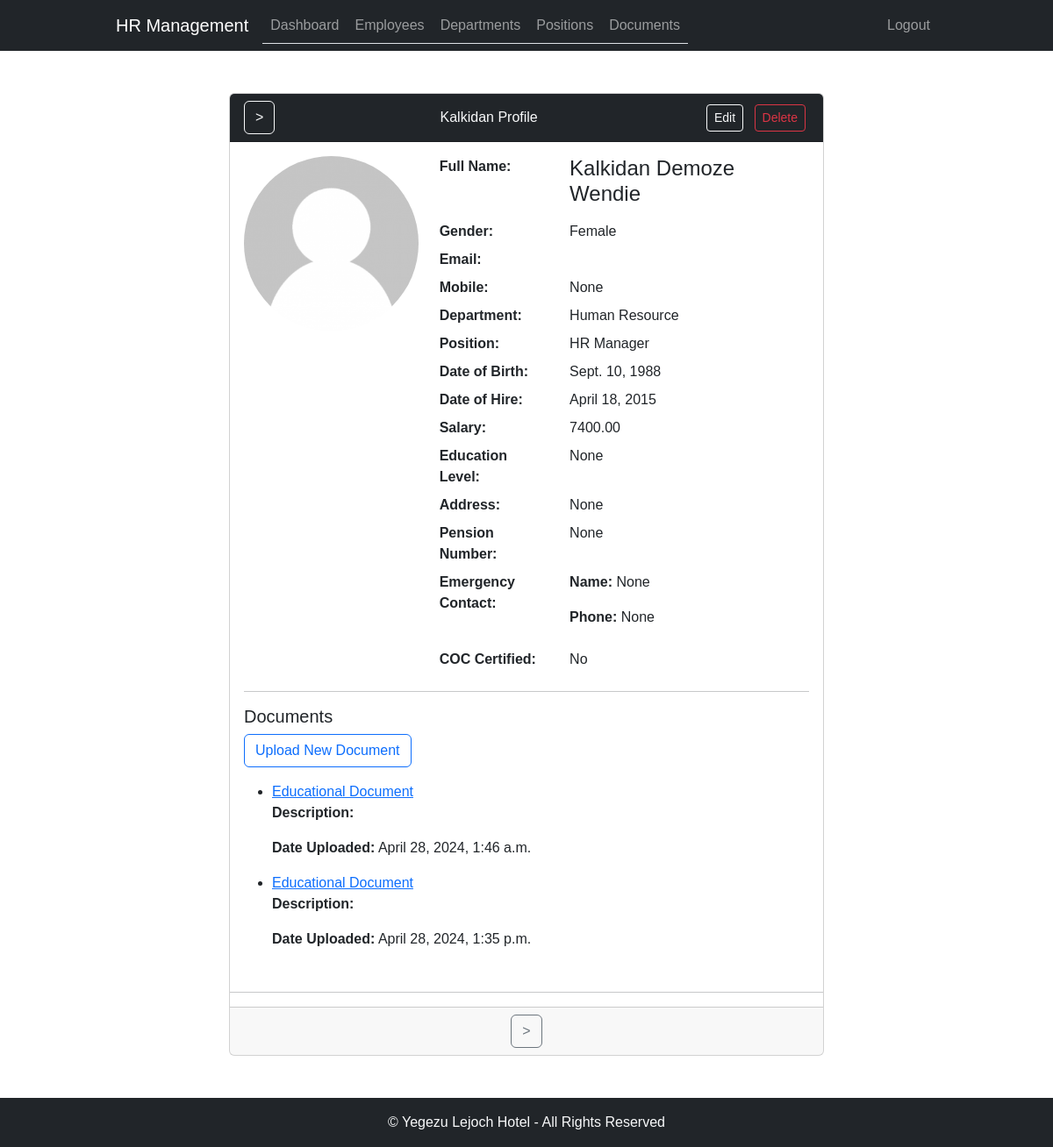
The page /employees/detail/31/ (signed in) on the database as committed earlier.
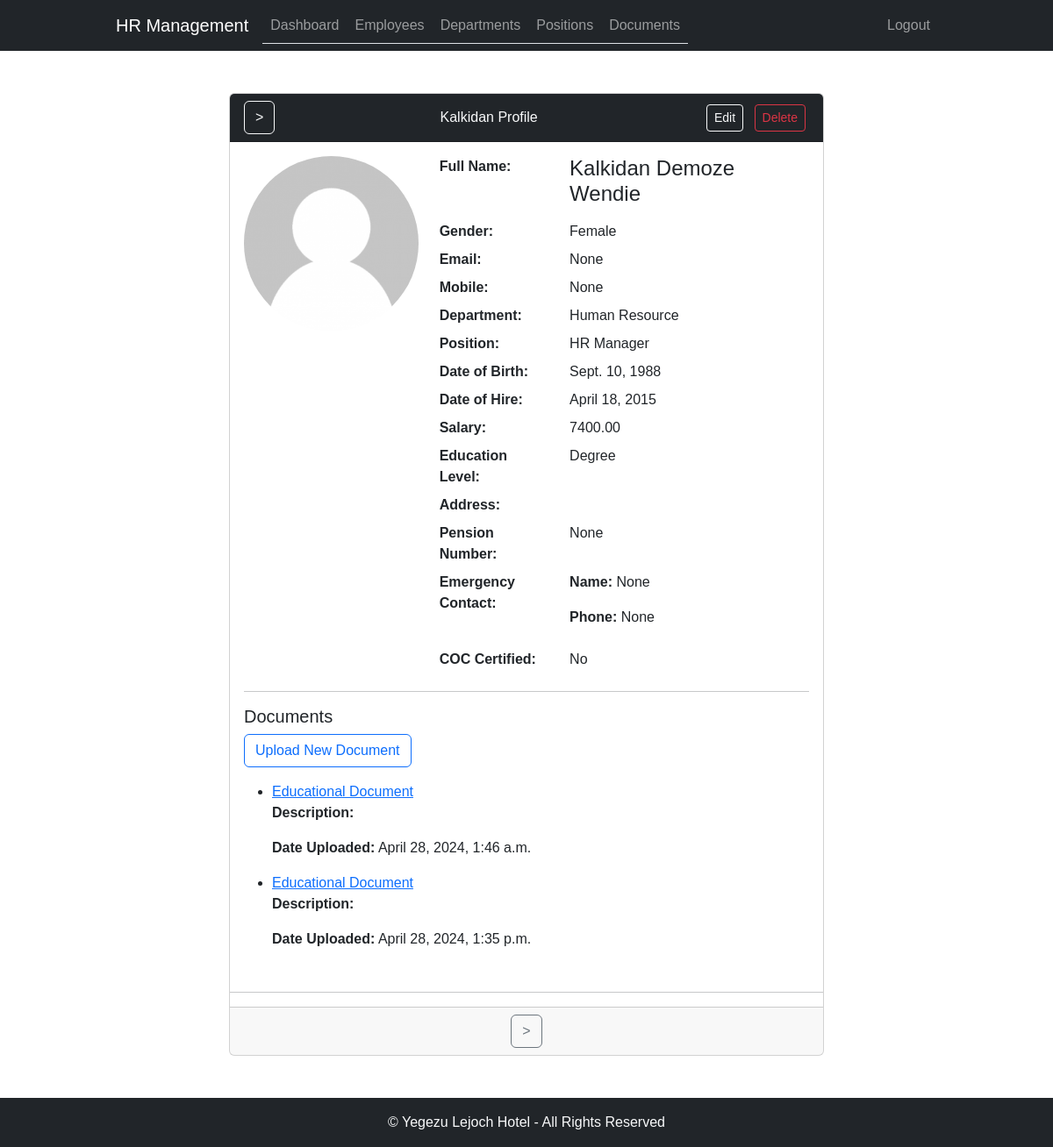
The same page on the database as committed later.
### employee_management/models.py (models this page shows, shortened)
class Employee(models.Model):
    GENDER_CHOICES = (
        ('M', 'Male'),
        ('F', 'Female'),
    )
    EDUCATION_LEVEL_CHOICES = (
        ('Master', 'Master\'s Degree'),
        ('Degree', 'Bachelor\'s Degree'),
        ('Diploma', 'Diploma'),
        ('Certificate', 'Certificate'),
        ('Grade', 'Grade'),
    )
    first_name = models.CharField(max_length=50)
    middle_name = models.CharField(max_length=50, null=True, blank=True)
    last_name = models.CharField(max_length=50, null=True, blank=True)
    gender = models.CharField(max_length=1, choices=GENDER_CHOICES, default="")
    mobile = models.CharField(max_length=15, null=True, blank=True)
    email = models.EmailField(null=True, blank=True)
    department = models.ForeignKey(Department, on_delete=models.CASCADE)
    position = models.ForeignKey(Position, on_delete=models.CASCADE)
    date_of_birth = models.DateField()
    hire_date = models.DateField()
    salary = models.DecimalField(max_digits=10, decimal_places=2)
    education_level = models.CharField(max_length=20, choices=EDUCATION_LEVEL_CHOICES, null=True, blank=True)
    address = models.TextField(null=True, blank=True)
    pension_number = models.CharField(max_length=20, null=True, blank=True)
    emergency_contact_name = models.CharField(max_length=100, null=True, blank=True)
    emergency_contact_phone = models.CharField(max_length=15, null=True, blank=True)
    is_coc_certified = models.BooleanField(default=False)
    is_active = models.BooleanField(default=True)
    picture = models.ImageField(upload_to='employee_pictures/', null=True, blank=True)

class Department(models.Model):
    name = models.CharField(max_length=50)

class Position(models.Model):
    name = models.CharField(max_length=50, unique=True)

### employee_management/views.py (the view)
# urls.py: path('employees/detail/<int:pk>/', employee_detail, name='employee_detail'),
@login_required
def employee_detail(request, pk):
    employee = get_object_or_404(Employee, pk=pk)
    documents = Document.objects.filter(employee=employee)
    next_employee = Employee.objects.filter(is_active=True, id__gt=pk).order_by('pk').first()  # Get the next employee
    previous_employee = Employee.objects.filter(is_active=True, id__lt=employee.id).order_by('-pk').first() # Get the previous employee
    context = {'employee': employee,'previous_employee': previous_employee, 'next_employee': next_employee, 'documents': documents}
    return render(request, 'employee_detail.html', context)

### employee_management/templates/employee_detail.html (shortened to what the changed rows need)
{% extends 'base.html' %}
{% load static %}
{% block content %}
<div class="container mt-5">
    <div class="row justify-content-center">
        <div class="col-md-9">
            <div class="card">
                <div class="card-header bg-dark text-light d-flex justify-content-between align-items-center">
                    <div>
                        {% if next_employee %}
                        <a href="{% url 'hrms:employee_detail' next_employee.id %}" class="btn btn-outline-light">></a>
                        {% endif %}
                    </div>
                    <div class="text-center">{{ employee.first_name}} Profile</div>
                    <div>
                        <a href="{% url 'hrms:employee_update' employee.pk %}" class="btn btn-outline-light btn-sm mx-1" style="margin-right: 10px;">Edit</a>
                        <a href="{% url 'hrms:employee_delete' employee.pk %}" class="btn btn-outline-danger btn-sm mx-1" onclick="return confirm('Are you sure you want to delete this employee?')">Delete</a>
                    </div>
                </div>
                <div class="card-body">
                    <div class="row mb-3">
                        <div class="col-md-8">
                            <div class="row mb-2">
                                <div class="col-sm-8"><h4>{{ employee.first_name }} {{ employee.middle_name }} {% if employee.last_name %} {{ employee.last_name }} {%endif %}</h4></div>
                            </div>
                            <div class="row mb-2">
                                <div class="col-sm-4"><strong>Gender:</strong></div>
                                <div class="col-sm-8">{{ employee.get_gender_display }}</div>
                            </div>
                            <div class="row mb-2">
                                <div class="col-sm-4"><strong>Email:</strong></div>
                                <div class="col-sm-8">{{ employee.email }}</div>
                            </div>
                            <div class="row mb-2">
                                <div class="col-sm-4"><strong>Mobile:</strong></div>
                                <div class="col-sm-8">{{ employee.mobile }}</div>
                            </div>
                            <div class="row mb-2">
                                <div class="col-sm-4"><strong>Department:</strong></div>
                                <div class="col-sm-8">{{ employee.department.name }}</div>
                            </div>
                            <div class="row mb-2">
                                <div class="col-sm-4"><strong>Position:</strong></div>
                                <div class="col-sm-8">{{ employee.position.name }}</div>
                            </div>
                            <div class="row mb-2">
                                <div class="col-sm-4"><strong>Date of Birth:</strong></div>
                                <div class="col-sm-8">{{ employee.date_of_birth }}</div>
                            </div>
                            <div class="row mb-2">
                                <div class="col-sm-4"><strong>Date of Hire:</strong></div>
                                <div class="col-sm-8">{{ employee.hire_date }}</div>
                            </div>
                            <div class="row mb-2">
                                <div class="col-sm-4"><strong>Salary:</strong></div>
                                <div class="col-sm-8">{{ employee.salary }}</div>
                            </div>
                            <div class="row mb-2">
                                <div class="col-sm-4"><strong>Education Level:</strong></div>
                                <div class="col-sm-8">{{ employee.education_level }}</div>
                            </div>
                            <div class="row mb-2">
                                <div class="col-sm-4"><strong>Address:</strong></div>
                                <div class="col-sm-8">{{ employee.address }}</div>
                            </div>
                            <div class="row mb-2">
                                <div class="col-sm-4"><strong>Pension Number:</strong></div>
                                <div class="col-sm-8">{{ employee.pension_number }}</div>
                            </div>
                            <div class="row mb-2">
                                <div class="col-sm-8">
                                    <p><strong>Name:</strong> {{ employee.emergency_contact_name }}</p>
                                    <p><strong>Phone:</strong> {{ employee.emergency_contact_phone }}</p>
                                </div>
                            </div>
                        </div>
                    </div>
                </div>
            </div>
        </div>
    </div>
</div>
{% endblock %}

Rows that differ between the two databases and show on the page:
changed Employee "Kalkidan": email (not shown) → "None"; education_level "None" → "Degree"; address "None" → (not shown)
